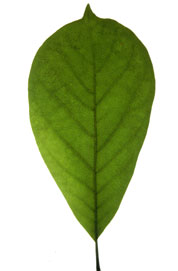
#> input picture leaf10.png, 178 x 271 px
$ python detect_leaf.py --source leaf1.png --target leaf10.png   (Python 2 division)   (older library calls are emulated)
#> lines starting #> are read from the running program, lines starting #| are printed output that depends on the picture; after the words box and inside, x2 and y2 are one past the last pixel; in counts of white or black regions, pixels touching at a corner belong together
#> further down, refImage is the input picture: shape (271, 178, 3); mean B, G, R 155.3, 195.8, 183.5
#> `refImage = imutils.resize(refImage, height = 120)`:
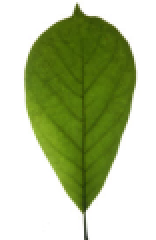
#> refImage: shape (120, 78, 3) (shown 2 times larger); mean B, G, R 155.3, 195.8, 183.5
# USAGE
# python detect_game.py

# import the necessary packages
from scipy.spatial import distance as dist
import numpy as np
import mahotas
import cv2
import imutils
import argparse

ap = argparse.ArgumentParser()
ap.add_argument("-s", "--source", required=True, help="Path to the source of shapes")
ap.add_argument("-t", "--target", required=True, help="Path to the target image")
args = vars(ap.parse_args())

def describe_shapes(image, title):
	# initialize the list of shape features
#> called with title = 'Target'
	shapeFeatures = []

	# convert the image to grayscale, blur it, and threshold it
	gray = cv2.cvtColor(image, cv2.COLOR_BGR2GRAY)
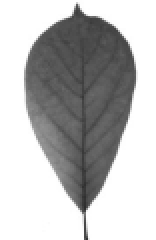
#> gray: shape (120, 78) (shown 2 times larger); min 45, max 255, mean 187.5
        gray = (255-gray)
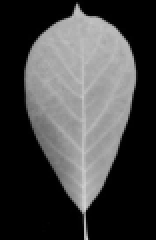
#> gray: shape (120, 78) (shown 2 times larger); min 0, max 210, mean 67.5
	blurred = cv2.GaussianBlur(gray, (3, 3), 0)
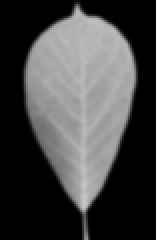
#> blurred: shape (120, 78) (shown 2 times larger); min 0, max 199, mean 67.5
	thresh = cv2.threshold(blurred, 50, 255, cv2.THRESH_BINARY)[1]
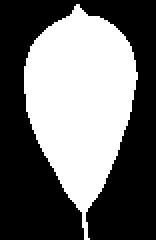
#> thresh: shape (120, 78) (shown 2 times larger); 42.4% white; 1 white region, box (x1, y1, x2, y2) and area: (12, 2, 69, 120) 3966

	# perform a series of dilations and erosions to close holes
	# in the shapes
	thresh = cv2.dilate(thresh, None, iterations=4)
#> thresh: shape (120, 78); 57.5% white; 2 black regions, box (x1, y1, x2, y2) and area: (0, 0, 38, 120) 2191, (45, 0, 78, 120) 1791
	thresh = cv2.erode(thresh, None, iterations=2)
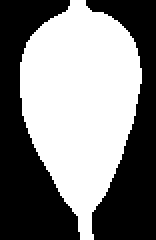
#> thresh: shape (120, 78) (shown 2 times larger); 50% white; 1 white region
        cv2.imshow(title, thresh)
        #thresh = cv2.dilate(thresh, None, iterations=4)
        #thresh = cv2.erode(thresh, None, iterations=2)
	# detect contours in the edge map
	(cnts, _) = cv2.findContours(thresh.copy(), cv2.RETR_EXTERNAL,
		cv2.CHAIN_APPROX_SIMPLE)
#> cnts = 1 contour; box (x1, y1, x2, y2) and area: (10, 0, 71, 120) 4547

	# loop over the contours
	for c in cnts:
		# create an empty mask for the contour and draw it
		mask = np.zeros(image.shape[:2], dtype="uint8")
		cv2.drawContours(mask, [c], -1, 255, -1)

		# extract the bounding box ROI from the mask
		(x, y, w, h) = cv2.boundingRect(c)
		roi = mask[y:y + h, x:x + w]

		# compute Zernike Moments for the ROI and update the list
		# of shape features
		features = mahotas.features.zernike_moments(roi, cv2.minEnclosingCircle(c)[1], degree=8)
		shapeFeatures.append(features)
#> this loop made 1 pass
#> (x, y, w, h) on pass 1: (10, 0, 61, 120)
#> pass 1, in describe_shapes, `roi = mask[y:y + h, x:x + w]`:
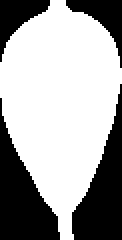
#> roi: shape (120, 61) (shown 2 times larger); 63.9% white; 4 black regions, box (x1, y1, x2, y2) and area: (0, 49, 30, 120) 1013, (36, 42, 61, 120) 967, (33, 0, 61, 34) 332, (0, 0, 25, 31) 328
#> after the loop, shapeFeatures = []

	# return a tuple of the contours and shapes
	return (cnts, shapeFeatures)

# load the reference image containing the object we want to detect,
# then describe the game region
refImage = cv2.imread(args["target"])
refImage = imutils.resize(refImage, height = 120)
#> (the run stopped early here; a loop or call above may not have finished)

$ run again, on leaf11.png
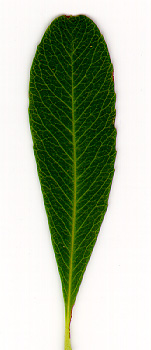
#> input picture leaf11.png, 151 x 350 px
#> refImage is the input picture: shape (350, 151, 3); mean B, G, R 162.7, 185.6, 173.8
#> refImage: shape (120, 51, 3)
#> in describe_shapes, `thresh = cv2.erode(thresh, None, iterations=2)`:
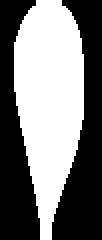
#> thresh: shape (120, 51) (shown 2 times larger); 47.6% white; 1 white region
#> cnts = 1 contour; box (x1, y1, x2, y2) and area: (7, 0, 42, 120) 2782
#> the loop in describe_shapes, `for c in cnts:` made 1 pass
#> (x, y, w, h) on pass 1: (7, 0, 35, 120)
#> pass 1, in describe_shapes, `roi = mask[y:y + h, x:x + w]`:
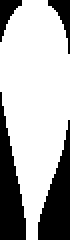
#> roi: shape (120, 35) (shown 2 times larger); 69.3% white; 4 black regions, box (x1, y1, x2, y2) and area: (0, 46, 13, 120) 548, (19, 60, 35, 120) 523, (24, 0, 35, 27) 112, (0, 0, 11, 21) 106
#> after the loop in describe_shapes, `for c in cnts:`: shapeFeatures = []

$ run again, on leaf2.png
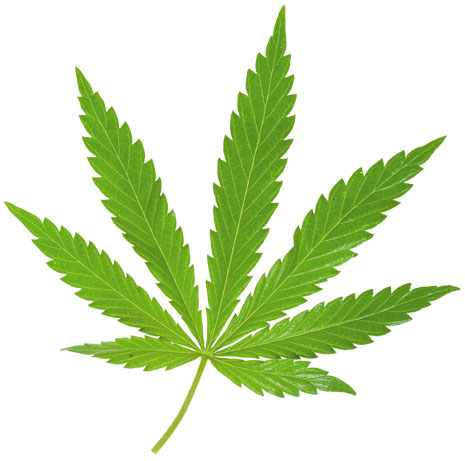
#> input picture leaf2.png, 465 x 461 px
#> refImage is the input picture: shape (461, 465, 3); mean B, G, R 193.3, 229.5, 214.1
#> refImage: shape (120, 121, 3)
#> in describe_shapes, `thresh = cv2.threshold(blurred, 50, 255, cv2.THRESH_BINARY)[1]`:
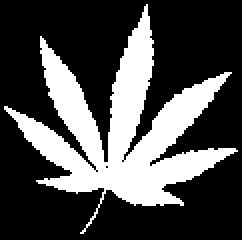
#> thresh: shape (120, 121) (shown 2 times larger); 29.5% white; 1 white region, box (x1, y1, x2, y2) and area: (2, 2, 119, 117) 4286
#> in describe_shapes, `thresh = cv2.erode(thresh, None, iterations=2)`:
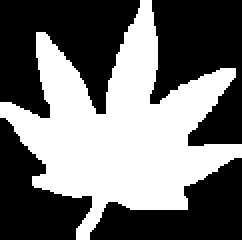
#> thresh: shape (120, 121) (shown 2 times larger); 44% white; 1 white region
#> cnts = 1 contour; box (x1, y1, x2, y2) and area: (0, 0, 121, 120) 6112
#> the loop in describe_shapes, `for c in cnts:` made 1 pass
#> after the loop in describe_shapes, `for c in cnts:`: shapeFeatures = []

$ run again, on leaf3.png
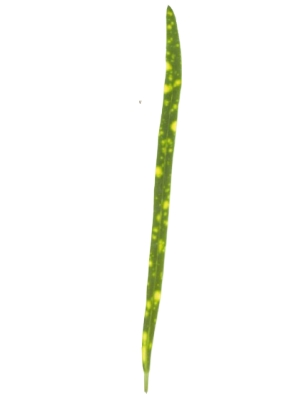
#> input picture leaf3.png, 300 x 400 px
#> refImage is the input picture: shape (400, 300, 3); mean B, G, R 245.9, 250.5, 249.5
#> refImage: shape (120, 90, 3)
#> in describe_shapes, `thresh = cv2.erode(thresh, None, iterations=2)`:
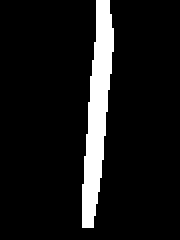
#> thresh: shape (120, 90) (shown 2 times larger); 9.2% white; 1 white region
#> cnts = 1 contour; box (x1, y1, x2, y2) and area: (41, 0, 57, 114) 874
#> the loop in describe_shapes, `for c in cnts:` made 1 pass
#> (x, y, w, h) on pass 1: (41, 0, 16, 114)
#> after the loop in describe_shapes, `for c in cnts:`: shapeFeatures = []
